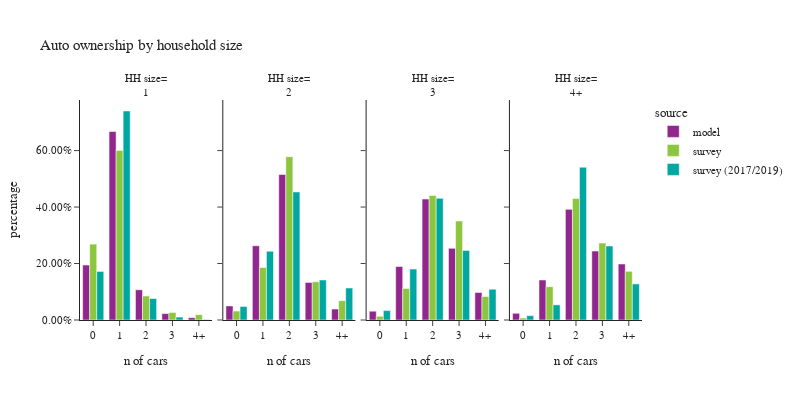

This figure's notebook cell:
### Code cell
plot_auto(hh,'hhsize_simple','household size', 'HH size')

### Figure 1 — Plotly figure (JSON) as saved in the notebook; plotly's stock layout.template omitted (floating-point values rounded to 4 significant figures)
{"data": [{"alignmentgroup": "True", "customdata": [[93988], [322166], [51667], [10943], [3963]], "hovertemplate": "source=model<br>hhsize_simple=1<br>auto_ownership_simple=%{x}<br>percentage=%{y}<br>sample count=%{customdata[0]}<extra></extra>", "legendgroup": "model", "marker": {"color": "#91268F", "pattern": {"shape": ""}}, "name": "model", "offsetgroup": "model", "orientation": "v", "showlegend": true, "textposition": "auto", "type": "bar", "x": ["0", "1", "2", "3", "4+"], "xaxis": "x", "y": [0.1947, 0.6674, 0.107, 0.02267, 0.00821], "yaxis": "y"}, {"alignmentgroup": "True", "customdata": [[29115], [153331], [300301], [77621], [22466]], "hovertemplate": "source=model<br>hhsize_simple=2<br>auto_ownership_simple=%{x}<br>percentage=%{y}<br>sample count=%{customdata[0]}<extra></extra>", "legendgroup": "model", "marker": {"color": "#91268F", "pattern": {"shape": ""}}, "name": "model", "offsetgroup": "model", "orientation": "v", "showlegend": false, "textposition": "auto", "type": "bar", "x": ["0", "1", "2", "3", "4+"], "xaxis": "x2", "y": [0.04995, 0.2631, 0.5152, 0.1332, 0.03855], "yaxis": "y2"}, {"alignmentgroup": "True", "customdata": [[8555], [51633], [116692], [69129], [26495]], "hovertemplate": "source=model<br>hhsize_simple=3<br>auto_ownership_simple=%{x}<br>percentage=%{y}<br>sample count=%{customdata[0]}<extra></extra>", "legendgroup": "model", "marker": {"color": "#91268F", "pattern": {"shape": ""}}, "name": "model", "offsetgroup": "model", "orientation": "v", "showlegend": false, "textposition": "auto", "type": "bar", "x": ["0", "1", "2", "3", "4+"], "xaxis": "x3", "y": [0.03139, 0.1895, 0.4282, 0.2537, 0.09723], "yaxis": "y3"}, {"alignmentgroup": "True", "customdata": [[9452], [56426], [156031], [97236], [78919]], "hovertemplate": "source=model<br>hhsize_simple=4+<br>auto_ownership_simple=%{x}<br>percentage=%{y}<br>sample count=%{customdata[0]}<extra></extra>", "legendgroup": "model", "marker": {"color": "#91268F", "pattern": {"shape": ""}}, "name": "model", "offsetgroup": "model", "orientation": "v", "showlegend": false, "textposition": "auto", "type": "bar", "x": ["0", "1", "2", "3", "4+"], "xaxis": "x4", "y": [0.02374, 0.1418, 0.392, 0.2443, 0.1983], "yaxis": "y4"}, {"alignmentgroup": "True", "customdata": [[486], [910], [110], [23], [13]], "hovertemplate": "source=survey<br>hhsize_simple=1<br>auto_ownership_simple=%{x}<br>percentage=%{y}<br>sample count=%{customdata[0]}<extra></extra>", "legendgroup": "survey", "marker": {"color": "#8CC63E", "pattern": {"shape": ""}}, "name": "survey", "offsetgroup": "survey", "orientation": "v", "showlegend": true, "textposition": "auto", "type": "bar", "x": ["0", "1", "2", "3", "4+"], "xaxis": "x", "y": [0.2688, 0.6006, 0.08505, 0.02663, 0.01896], "yaxis": "y"}, {"alignmentgroup": "True", "customdata": [[76], [480], [573], [126], [52]], "hovertemplate": "source=survey<br>hhsize_simple=2<br>auto_ownership_simple=%{x}<br>percentage=%{y}<br>sample count=%{customdata[0]}<extra></extra>", "legendgroup": "survey", "marker": {"color": "#8CC63E", "pattern": {"shape": ""}}, "name": "survey", "offsetgroup": "survey", "orientation": "v", "showlegend": false, "textposition": "auto", "type": "bar", "x": ["0", "1", "2", "3", "4+"], "xaxis": "x2", "y": [0.03147, 0.1859, 0.5786, 0.1355, 0.06855], "yaxis": "y2"}, {"alignmentgroup": "True", "customdata": [[6], [109], [162], [55], [19]], "hovertemplate": "source=survey<br>hhsize_simple=3<br>auto_ownership_simple=%{x}<br>percentage=%{y}<br>sample count=%{customdata[0]}<extra></extra>", "legendgroup": "survey", "marker": {"color": "#8CC63E", "pattern": {"shape": ""}}, "name": "survey", "offsetgroup": "survey", "orientation": "v", "showlegend": false, "textposition": "auto", "type": "bar", "x": ["0", "1", "2", "3", "4+"], "xaxis": "x3", "y": [0.013, 0.112, 0.4413, 0.3505, 0.08326], "yaxis": "y3"}, {"alignmentgroup": "True", "customdata": [[4], [77], [189], [64], [34]], "hovertemplate": "source=survey<br>hhsize_simple=4+<br>auto_ownership_simple=%{x}<br>percentage=%{y}<br>sample count=%{customdata[0]}<extra></extra>", "legendgroup": "survey", "marker": {"color": "#8CC63E", "pattern": {"shape": ""}}, "name": "survey", "offsetgroup": "survey", "orientation": "v", "showlegend": false, "textposition": "auto", "type": "bar", "x": ["0", "1", "2", "3", "4+"], "xaxis": "x4", "y": [0.006874, 0.1179, 0.4302, 0.2726, 0.1725], "yaxis": "y4"}, {"alignmentgroup": "True", "customdata": [[773], [1585], [123], [22], [4]], "hovertemplate": "source=survey (2017/2019)<br>hhsize_simple=1<br>auto_ownership_simple=%{x}<br>percentage=%{y}<br>sample count=%{customdata[0]}<extra></extra>", "legendgroup": "survey (2017/2019)", "marker": {"color": "#00A7A0", "pattern": {"shape": ""}}, "name": "survey (2017/2019)", "offsetgroup": "survey (2017/2019)", "orientation": "v", "showlegend": true, "textposition": "auto", "type": "bar", "x": ["0", "1", "2", "3", "4+"], "xaxis": "x", "y": [0.1719, 0.7402, 0.07604, 0.01029, 0.001516], "yaxis": "y"}, {"alignmentgroup": "True", "customdata": [[262], [1058], [945], [155], [78]], "hovertemplate": "source=survey (2017/2019)<br>hhsize_simple=2<br>auto_ownership_simple=%{x}<br>percentage=%{y}<br>sample count=%{customdata[0]}<extra></extra>", "legendgroup": "survey (2017/2019)", "marker": {"color": "#00A7A0", "pattern": {"shape": ""}}, "name": "survey (2017/2019)", "offsetgroup": "survey (2017/2019)", "orientation": "v", "showlegend": false, "textposition": "auto", "type": "bar", "x": ["0", "1", "2", "3", "4+"], "xaxis": "x2", "y": [0.04813, 0.2432, 0.4535, 0.1418, 0.1134], "yaxis": "y2"}, {"alignmentgroup": "True", "customdata": [[32], [212], [272], [91], [23]], "hovertemplate": "source=survey (2017/2019)<br>hhsize_simple=3<br>auto_ownership_simple=%{x}<br>percentage=%{y}<br>sample count=%{customdata[0]}<extra></extra>", "legendgroup": "survey (2017/2019)", "marker": {"color": "#00A7A0", "pattern": {"shape": ""}}, "name": "survey (2017/2019)", "offsetgroup": "survey (2017/2019)", "orientation": "v", "showlegend": false, "textposition": "auto", "type": "bar", "x": ["0", "1", "2", "3", "4+"], "xaxis": "x3", "y": [0.03328, 0.1803, 0.4308, 0.2464, 0.1092], "yaxis": "y3"}, {"alignmentgroup": "True", "customdata": [[10], [105], [322], [79], [36]], "hovertemplate": "source=survey (2017/2019)<br>hhsize_simple=4+<br>auto_ownership_simple=%{x}<br>percentage=%{y}<br>sample count=%{customdata[0]}<extra></extra>", "legendgroup": "survey (2017/2019)", "marker": {"color": "#00A7A0", "pattern": {"shape": ""}}, "name": "survey (2017/2019)", "offsetgroup": "survey (2017/2019)", "orientation": "v", "showlegend": false, "textposition": "auto", "type": "bar", "x": ["0", "1", "2", "3", "4+"], "xaxis": "x4", "y": [0.01547, 0.05362, 0.541, 0.2621, 0.1278], "yaxis": "y4"}], "layout": {"annotations": [{"font": {}, "showarrow": false, "text": "HH size=<br>1", "x": 0.1175, "xanchor": "center", "xref": "paper", "y": 1.0, "yanchor": "bottom", "yref": "paper"}, {"font": {}, "showarrow": false, "text": "HH size=<br>2", "x": 0.3725, "xanchor": "center", "xref": "paper", "y": 1.0, "yanchor": "bottom", "yref": "paper"}, {"font": {}, "showarrow": false, "text": "HH size=<br>3", "x": 0.6275, "xanchor": "center", "xref": "paper", "y": 1.0, "yanchor": "bottom", "yref": "paper"}, {"font": {}, "showarrow": false, "text": "HH size=<br>4+", "x": 0.8825, "xanchor": "center", "xref": "paper", "y": 1.0, "yanchor": "bottom", "yref": "paper"}], "barmode": "group", "font": {"size": 11}, "height": 400, "legend": {"title": {"text": "source"}, "tracegroupgap": 0}, "title": {"text": "Auto ownership by household size"}, "width": 800, "xaxis": {"anchor": "y", "domain": [0.0, 0.235], "title": {"text": "n of cars"}}, "xaxis2": {"anchor": "y2", "domain": [0.255, 0.49], "matches": "x", "title": {"text": "n of cars"}}, "xaxis3": {"anchor": "y3", "domain": [0.51, 0.745], "matches": "x", "title": {"text": "n of cars"}}, "xaxis4": {"anchor": "y4", "domain": [0.765, 1.0], "matches": "x", "title": {"text": "n of cars"}}, "yaxis": {"anchor": "x", "domain": [0.0, 1.0], "tickformat": ".2%", "title": {"text": "percentage"}}, "yaxis2": {"anchor": "x2", "domain": [0.0, 1.0], "matches": "y", "showticklabels": false, "tickformat": ".2%"}, "yaxis3": {"anchor": "x3", "domain": [0.0, 1.0], "matches": "y", "showticklabels": false, "tickformat": ".2%"}, "yaxis4": {"anchor": "x4", "domain": [0.0, 1.0], "matches": "y", "showticklabels": false, "tickformat": ".2%"}}}
